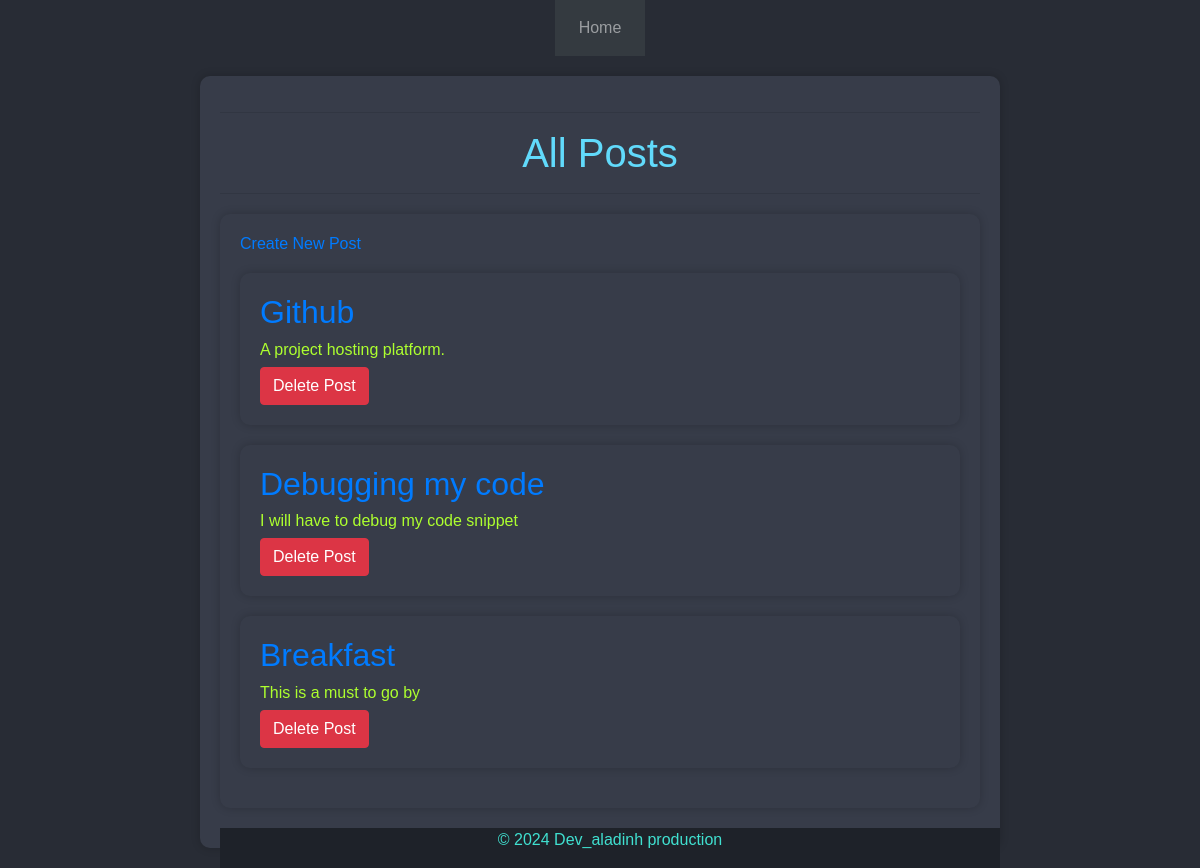
Before: / with the older database file.
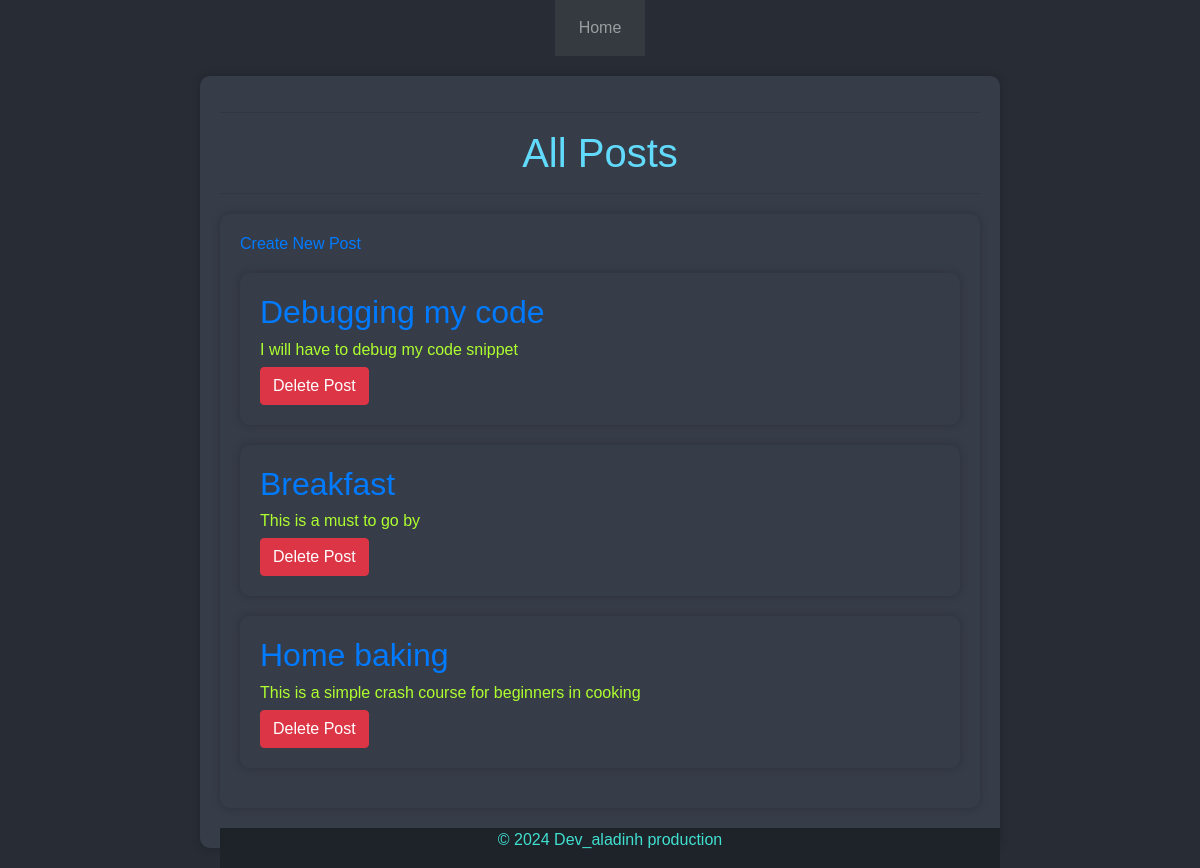
After: the same page with the newer database file.
### comments/models.py (models this page shows, shortened)
class Post(models.Model):
    title = models.CharField(max_length=50)
    caption = models.TextField()

### comments/views.py (the view)
# urls.py: path('', views.home, name='home'),
def home(request):
    posts = Post.objects.all()
    context = {
        'posts': posts,
    }
    return render(request, 'home.html', context)

### comments/templates/home.html (shortened to what this page needs)
{% extends 'base.html' %}
{% block content %}
<head>
</head>
<body>
  <section>
    <hr>
    <h1 align="center">All Posts</h1>
    <hr>
    <section>
      <h6><a href="{% url 'create_post' %}">Create New Post</a></h6>
      {% for post in posts %}
        <div>
          <section>
              <h2><a href="{% url 'post_detail' post.id %}">{{ post.title }}</a></h2>
              <h6> {{ post.caption }}</h6>
              <form method='POST' action="{% url 'delete_post' post.id %}">
                <button type="submit" class="btn btn-danger">Delete Post</button>
            </form>
            </section>
        </div>
      {% endfor %}
    </section>
    <footer>
      <p>&copy; 2024 Dev_aladinh production</p>
    </footer>
  </section>
</body>
</html>
{% endblock %}

Changed rows visible on the page:
removed Post: title "Github", caption "A project hosting platform."
added Post: title "Home baking", caption "This is a simple crash course for beginners in cooking"
